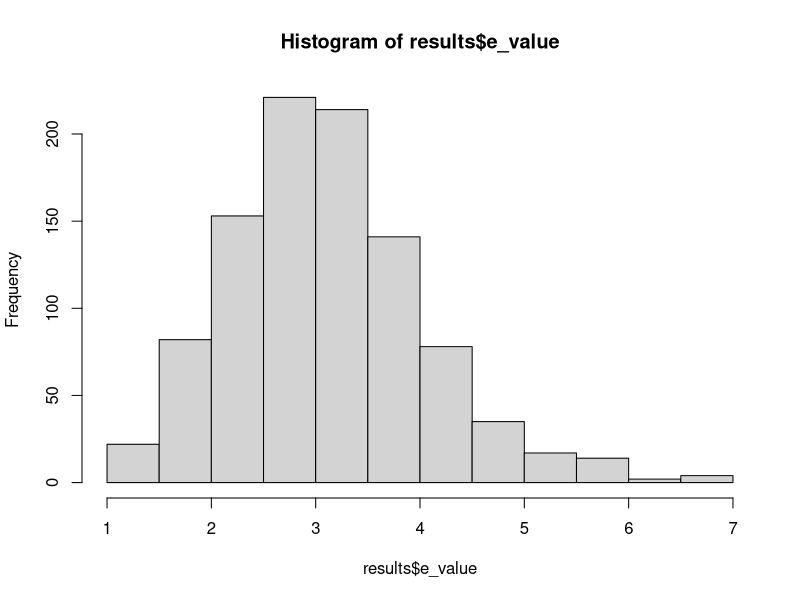

The R script that drew this image:
# Simulation Study
# 15.12.2024
# Ermioni Athanasiadi

library(tidyverse)
library(ggplot2)


# Step 1: Generate Data for sensitivity analysis with e-value

set.seed(456)

sim <- 1000  # number of simulations
N <- 100  # sample size per simulation

# Coefficients
beta0 <- 0.1
beta1 <- 0.7  # Coefficient for treatment (X)
beta_ux <- 0.8  # Coefficient for confounder (U) on X
beta2 <- 1.9  # Coefficient for confounder (U) on Y
beta3 <- 0.9

results <- data.frame(
  sim = integer(sim),
  coef_x = numeric(sim),
  coef_x_u = numeric(sim),
  rr = numeric(sim),
  e_value = numeric(sim)
)

for (i in 1:sim) {
  # Unmeasured confounder U
  u <- rbinom(N, 1, 0.5)
  
  # treatment X based on U
  prob_x <- plogis(beta_ux * u)
  x <- rbinom(N, 1, prob_x)
  
  error <- rnorm(N)
  
  # potential outcomes
  y0 <- rbinom(N, 1, prob = plogis(beta2 * u))
  y1 <- rbinom(N, 1, prob = plogis(beta2 * u + beta3))
  
  # Binary outcome Y based on X, U
 #  y_prob <- plogis(beta0 + beta1 * x + beta2 * u + error)
  y <- x * y1 + (1-x) * y0
  
  df <- data.frame(id = 1:N, x, y, y1, y0, u)
  
  trueATE <- mean(df$y1) - mean(df$y0)
  
  m1 <- glm(y ~ x, data = df, family = "binomial")  # Without U
  m2 <- glm(y ~ x + u, data = df, family = "binomial")  # With U
  
  cont_tab <- table(df$y, df$x)
  A <- cont_tab[1]
  B <- cont_tab[3]
  C <- cont_tab[2]
  D <- cont_tab[4]
  
  # Compute relative risk (RR)
  RR <- (A / (A + B)) / (C / (C + D))
  # RR for E-value: assumed to be equivalent between U = 0 and U = 1
  
  # results
  results[i, ] <- c(
    sim = i,
    coef_x = coef(m1)["x"],  # Coefficient for X without U
    coef_x_u = coef(m2)["x"],  # Coefficient for X with U
    rr = RR,  # Relative risk
    e_value = RR + sqrt(RR * (RR-1))
  )
}

# look at results
summary(results)
hist(results$e_value)


# Average estimates
mean_coef_x <- mean(results$coef_x)
mean_coef_x_u <- mean(results$coef_x_u)
mean_rr <- mean(results$rr)
mean_e_value <- mean(results$e_value, na.rm = T)  # 18 NAs, negative sqrt

# ATE for binary data?
## get mean probability diff between x=1 and x=0

### Determine what to vary
# strength of confounder
# type of confounder: binary, categorical, continuous
# sample size


# Add measured covariates 
gender <- rbinom(N, 1, 0.55)
age <- sample(18:55, N, replace = T)
edu <- rbinom(N, 1, 0.5)


# Step 2: Account for unmeasured confounding using IV (instrumental variable)

# Dataset with variable correlated with X but not y
iv <- rbinom(N, 1, prob_x)  
# 3 step aproach, regression, prediction, regression


# Step 3: Account for unmeasured confounding using DiD
# repeated measured data structure
# continuous outcome

df$post <- 0
# df <- df %>% mutate(id=row_number())
df2 <- df %>% mutate(post=1)
df <- rbind(df, df2)
